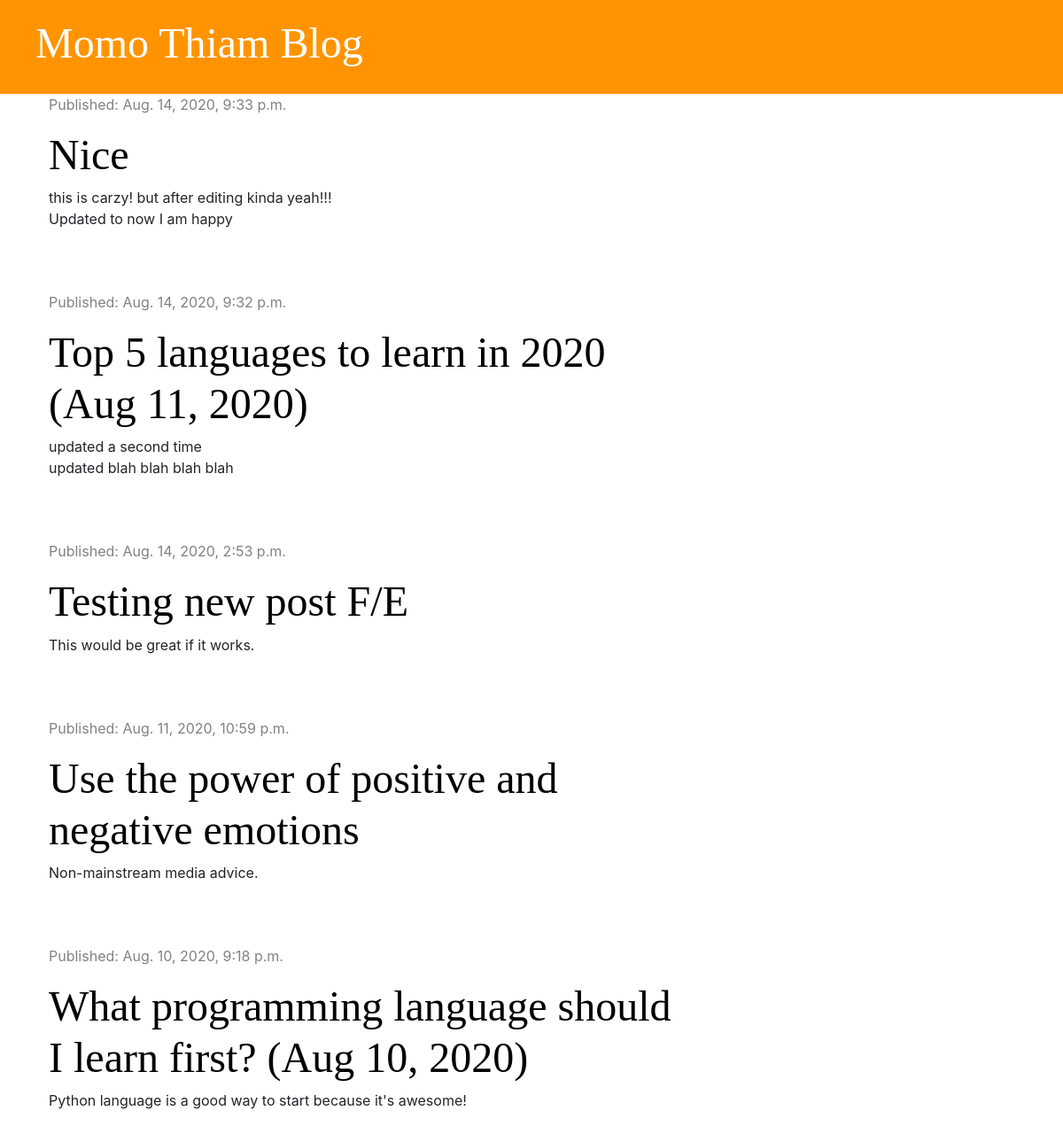
Before: / with the older database file.
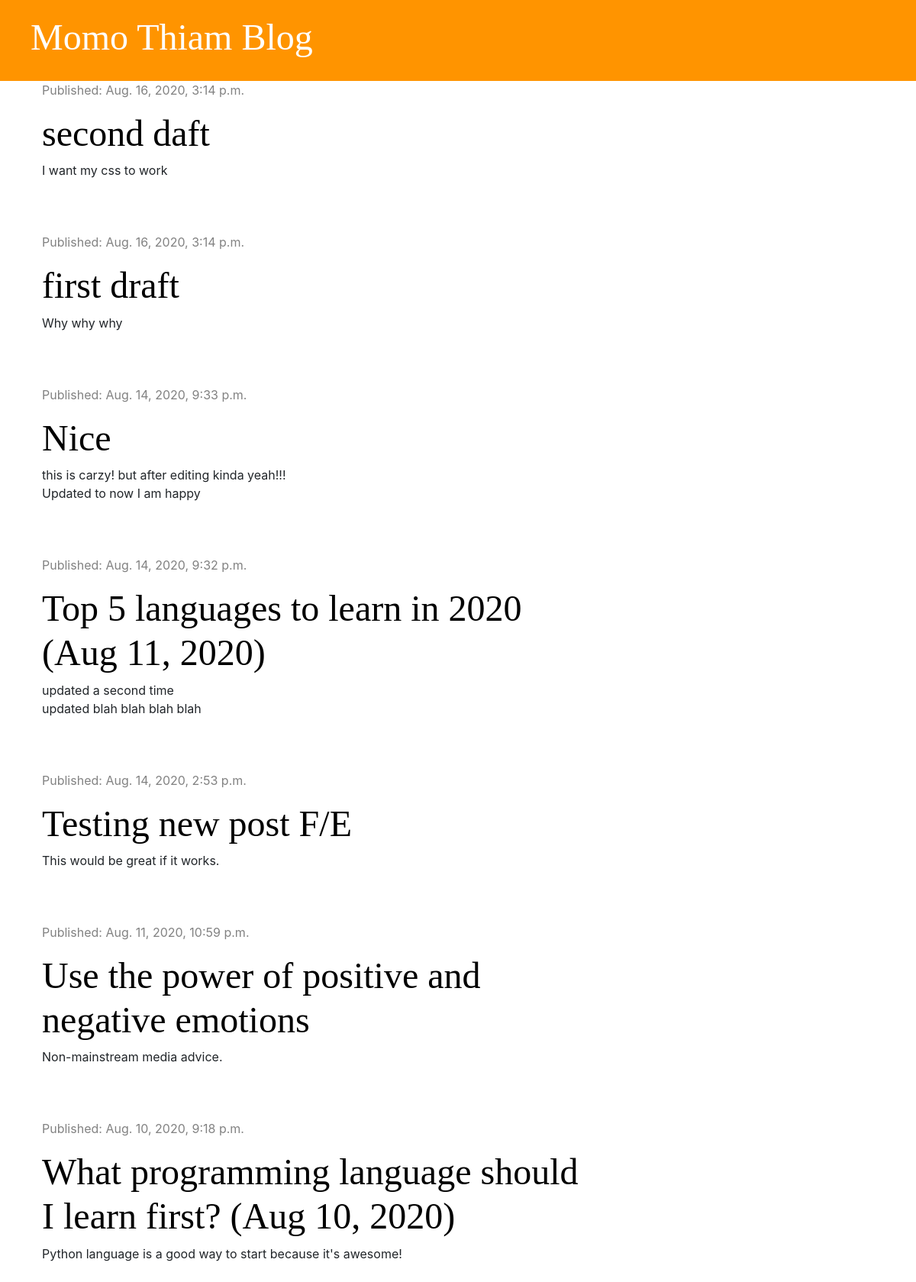
After: the same page with the newer database file.
### blog/models.py (models this page shows, shortened)
class Post(models.Model):
    author = models.ForeignKey('auth.User', on_delete=models.CASCADE)
    title = models.CharField(max_length=200)
    text = models.TextField()
    created_date = models.DateTimeField(default=timezone.now)
    published_date = models.DateTimeField(blank=True, null=True)

### blog/views.py (the view)
# urls.py: path('', views.post_list, name='post_list'),
def post_list(request):
    posts = Post.objects.filter(published_date__lte=timezone.now()).order_by('-published_date')
    stuff_for_frontend = {'posts': posts}
    return render(request, 'blog/post_list.html', stuff_for_frontend)

### blog/templates/blog/post_list.html
{% extends 'blog/base.html' %}
{% block content %}
    {% for post in posts %}
        <div class="post">
            <div class="date">
                <p>Published: {{ post.published_date }}</p>
            </div>
            <h1><a href="{% url 'post_detail' pk=post.pk %}">{{ post.title }}</a></h1>
            <p>{{ post.text|linebreaksbr }}</p>
        </div>
    {% endfor %}
{% endblock %}

### blog/templates/blog/base.html (shortened to what this page needs)
{% load static %}
<!DOCTYPE html>
<html lang="en">
<head>
    <link href="https://stackpath.bootstrapcdn.com/bootstrap/4.5.2/css/bootstrap.min.css" rel="stylesheet">
    <link rel="stylesheet" href="{% static 'css/blog.css' %}">
</head>
<body>
<div class="page-header">
        <h1><a href="{% url 'post_list' %}">Momo Thiam Blog</a></h1>
</div>
<div class="content container">
    <div class="row">
        <div class="col-md-8">
            {% block content %}
            {% endblock %}
        </div>
    </div>
</div>
</body>
</html>

### blog/static/css/blog.css (style rules this page uses)
.page-header { background-color: #ff9400; margin-top: 0; padding: 20px 20px 20px 40px; }
.page-header h1, .page-header h1 a { color: #ffffff; font-size: 36pt; text-decoration: none; }
.content { margin-left: 40px; }
h1, h2, h3, h4 { font-family: 'Tangerine', 'Inconsalata', 'Droid Sans', serif; font-size: 48px; }
.date { color: #828282 }
.post { margin-bottom: 70px; }
.post h1 a { color: #000000; }

Changed rows visible on the page:
added Post: published_date "Aug. 16, 2020, 3:14 p.m.", title "second daft", text "I want my css to work"
added Post: published_date "Aug. 16, 2020, 3:14 p.m.", title "first draft", text "Why why why"
